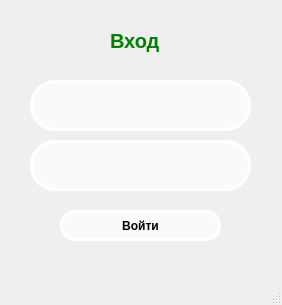
<?xml version="1.0" encoding="UTF-8"?>
<ui version="4.0">
 <class>MainWindow</class>
 <widget class="QMainWindow" name="MainWindow">
  <property name="geometry">
   <rect>
    <x>0</x>
    <y>0</y>
    <width>282</width>
    <height>305</height>
   </rect>
  </property>
  <property name="windowTitle">
   <string>MainWindow</string>
  </property>
  <property name="styleSheet">
   <string notr="true">QLineEdit{
	border: 3px solid #fff;
	font-weight: bold;
	color: green;
	font-size: 14px;
	background: rgba(255, 255, 255, 0.7);
	border-radius: 25px;
	text-align: center;	
}
QPushButton{
	border: 3px solid #fff;
	font-weight: bold;
	border-radius: 15px;
	background: rgba(255, 255, 255, 0.7);
}
QLabel{
	text-align: center;
	font-size: 20px;
	font-weight: bold;
	color: green;

}</string>
  </property>
  <widget class="QWidget" name="centralwidget">
   <widget class="QLabel" name="label">
    <property name="geometry">
     <rect>
      <x>110</x>
      <y>10</y>
      <width>61</width>
      <height>61</height>
     </rect>
    </property>
    <property name="styleSheet">
     <string notr="true"/>
    </property>
    <property name="text">
     <string>Вход</string>
    </property>
   </widget>
   <widget class="QLineEdit" name="password">
    <property name="enabled">
     <bool>true</bool>
    </property>
    <property name="geometry">
     <rect>
      <x>30</x>
      <y>140</y>
      <width>221</width>
      <height>51</height>
     </rect>
    </property>
   </widget>
   <widget class="QLineEdit" name="login">
    <property name="geometry">
     <rect>
      <x>30</x>
      <y>80</y>
      <width>221</width>
      <height>51</height>
     </rect>
    </property>
   </widget>
   <widget class="QPushButton" name="reg">
    <property name="geometry">
     <rect>
      <x>60</x>
      <y>210</y>
      <width>161</width>
      <height>31</height>
     </rect>
    </property>
    <property name="text">
     <string>Войти</string>
    </property>
   </widget>
  </widget>
  <widget class="QMenuBar" name="menubar">
   <property name="geometry">
    <rect>
     <x>0</x>
     <y>0</y>
     <width>282</width>
     <height>20</height>
    </rect>
   </property>
  </widget>
  <widget class="QStatusBar" name="statusbar"/>
 </widget>
 <resources/>
 <connections/>
</ui>
